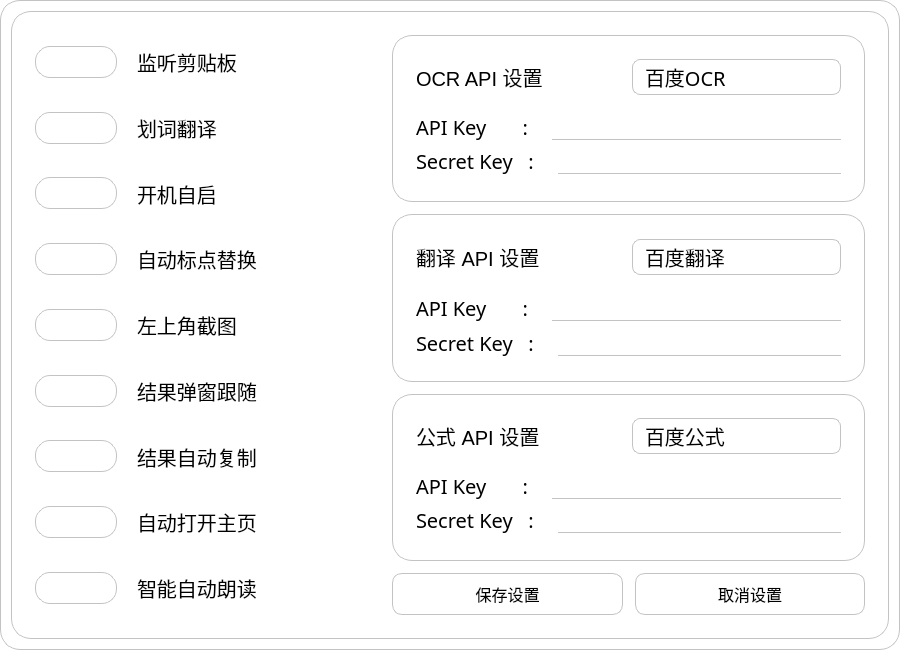
<?xml version="1.0" encoding="UTF-8"?>
<ui version="4.0">
 <class>SettingForm</class>
 <widget class="QWidget" name="SettingForm">
  <property name="geometry">
   <rect>
    <x>0</x>
    <y>0</y>
    <width>900</width>
    <height>650</height>
   </rect>
  </property>
  <property name="minimumSize">
   <size>
    <width>900</width>
    <height>650</height>
   </size>
  </property>
  <property name="maximumSize">
   <size>
    <width>900</width>
    <height>650</height>
   </size>
  </property>
  <property name="windowTitle">
   <string>Settings</string>
  </property>
  <property name="windowIcon">
   <iconset resource="assets.qrc">
    <normaloff>:/assets/icon/settings.png</normaloff>:/assets/icon/settings.png</iconset>
  </property>
  <property name="styleSheet">
   <string notr="true">* {
	font-family: &quot;微软雅黑&quot;;
	font-size: 20px;
}
QPushButton {
	background-color: rgb(255, 255, 255);
	border: 1px solid rgb(195, 195, 195);
	border-radius: 10px;
	padding: 8px;
	font-size: 16px;
}
QPushButton:pressed {
	background-color: rgb(243, 243, 243);
}
.QWidget{
	background-color: rgb(255, 255, 255);
	border: 1px solid rgb(195, 195, 195);
	border-radius: 20px;
}
.QFrame{
	background-color: rgb(255, 255, 255);
	border: 1px solid rgb(195, 195, 195);
	border-radius: 15px;
}
QLineEdit {
	border: 0px solid #ffffff;
	border-bottom: 1px solid rgb(195, 195, 195);
}

QComboBox {
    border: 1px solid rgb(195, 195, 195);
    border-radius: 8px;
    padding: 2px 12px;
    font: normal normal 18px &quot;微软雅黑&quot;;
}
QComboBox QAbstractItemView {
    border: 1px solid rgb(195, 195, 195);
	border-radius: 8px;
    selection-background-color: lightblue;
}
QComboBox::drop-down {
    subcontrol-origin: padding;
    subcontrol-position: top right;
    width: 30px;
	border-radius: 8px;
    border-left-width: 1px;
    border-top-right-radius: 8px;
    border-bottom-right-radius: 8px;
}
QComboBox::down-arrow {
    width: 30px;
    background: transparent;
    padding: 0px;
    image: url(:/assets/icon/arrow_down.png);
}
QComboBox::down-arrow:on {
    image: url(:/assets/icon/arrow_up.png);
}</string>
  </property>
  <layout class="QHBoxLayout" name="horizontalLayout_30">
   <item>
    <widget class="QWidget" name="centralWidget" native="true">
     <property name="styleSheet">
      <string notr="true"/>
     </property>
     <layout class="QHBoxLayout" name="horizontalLayout_20" stretch="3,1,6">
      <property name="spacing">
       <number>0</number>
      </property>
      <property name="leftMargin">
       <number>0</number>
      </property>
      <property name="topMargin">
       <number>0</number>
      </property>
      <property name="rightMargin">
       <number>0</number>
      </property>
      <property name="bottomMargin">
       <number>0</number>
      </property>
      <item>
       <layout class="QVBoxLayout" name="leftLayout">
        <property name="spacing">
         <number>12</number>
        </property>
        <property name="leftMargin">
         <number>24</number>
        </property>
        <property name="topMargin">
         <number>24</number>
        </property>
        <property name="rightMargin">
         <number>24</number>
        </property>
        <property name="bottomMargin">
         <number>24</number>
        </property>
        <item>
         <layout class="QHBoxLayout" name="horizontalLayout">
          <property name="spacing">
           <number>20</number>
          </property>
          <item>
           <widget class="QFrame" name="frame">
            <property name="minimumSize">
             <size>
              <width>82</width>
              <height>32</height>
             </size>
            </property>
            <property name="maximumSize">
             <size>
              <width>82</width>
              <height>32</height>
             </size>
            </property>
            <property name="frameShape">
             <enum>QFrame::StyledPanel</enum>
            </property>
            <property name="frameShadow">
             <enum>QFrame::Raised</enum>
            </property>
            <layout class="QHBoxLayout" name="horizontalLayout_21">
             <property name="spacing">
              <number>0</number>
             </property>
             <property name="leftMargin">
              <number>0</number>
             </property>
             <property name="topMargin">
              <number>0</number>
             </property>
             <property name="rightMargin">
              <number>0</number>
             </property>
             <property name="bottomMargin">
              <number>0</number>
             </property>
             <item>
              <widget class="QSwitchButton" name="watchClipboard">
               <property name="enabled">
                <bool>true</bool>
               </property>
               <property name="minimumSize">
                <size>
                 <width>80</width>
                 <height>30</height>
                </size>
               </property>
               <property name="maximumSize">
                <size>
                 <width>80</width>
                 <height>30</height>
                </size>
               </property>
               <property name="toolTipDuration">
                <number>0</number>
               </property>
               <property name="text">
                <string/>
               </property>
              </widget>
             </item>
            </layout>
           </widget>
          </item>
          <item>
           <widget class="QLabel" name="label_2">
            <property name="font">
             <font>
              <family>微软雅黑</family>
              <pointsize>-1</pointsize>
             </font>
            </property>
            <property name="text">
             <string>监听剪贴板</string>
            </property>
           </widget>
          </item>
         </layout>
        </item>
        <item>
         <layout class="QHBoxLayout" name="horizontalLayout_2">
          <property name="spacing">
           <number>20</number>
          </property>
          <item>
           <widget class="QFrame" name="frame_2">
            <property name="minimumSize">
             <size>
              <width>82</width>
              <height>32</height>
             </size>
            </property>
            <property name="maximumSize">
             <size>
              <width>82</width>
              <height>32</height>
             </size>
            </property>
            <property name="frameShape">
             <enum>QFrame::StyledPanel</enum>
            </property>
            <property name="frameShadow">
             <enum>QFrame::Raised</enum>
            </property>
            <layout class="QHBoxLayout" name="horizontalLayout_22">
             <property name="spacing">
              <number>0</number>
             </property>
             <property name="leftMargin">
              <number>0</number>
             </property>
             <property name="topMargin">
              <number>0</number>
             </property>
             <property name="rightMargin">
              <number>0</number>
             </property>
             <property name="bottomMargin">
              <number>0</number>
             </property>
             <item>
              <widget class="QSwitchButton" name="selectWordTranslate">
               <property name="enabled">
                <bool>true</bool>
               </property>
               <property name="minimumSize">
                <size>
                 <width>80</width>
                 <height>30</height>
                </size>
               </property>
               <property name="maximumSize">
                <size>
                 <width>80</width>
                 <height>30</height>
                </size>
               </property>
               <property name="toolTipDuration">
                <number>0</number>
               </property>
               <property name="text">
                <string/>
               </property>
              </widget>
             </item>
            </layout>
           </widget>
          </item>
          <item>
           <widget class="QLabel" name="label_4">
            <property name="font">
             <font>
              <family>微软雅黑</family>
              <pointsize>-1</pointsize>
             </font>
            </property>
            <property name="text">
             <string>划词翻译</string>
            </property>
           </widget>
          </item>
         </layout>
        </item>
        <item>
         <layout class="QHBoxLayout" name="horizontalLayout_3">
          <property name="spacing">
           <number>20</number>
          </property>
          <item>
           <widget class="QFrame" name="frame_3">
            <property name="minimumSize">
             <size>
              <width>82</width>
              <height>32</height>
             </size>
            </property>
            <property name="maximumSize">
             <size>
              <width>82</width>
              <height>32</height>
             </size>
            </property>
            <property name="frameShape">
             <enum>QFrame::StyledPanel</enum>
            </property>
            <property name="frameShadow">
             <enum>QFrame::Raised</enum>
            </property>
            <layout class="QHBoxLayout" name="horizontalLayout_23">
             <property name="spacing">
              <number>0</number>
             </property>
             <property name="leftMargin">
              <number>0</number>
             </property>
             <property name="topMargin">
              <number>0</number>
             </property>
             <property name="rightMargin">
              <number>0</number>
             </property>
             <property name="bottomMargin">
              <number>0</number>
             </property>
             <item>
              <widget class="QSwitchButton" name="startWithBoot">
               <property name="enabled">
                <bool>true</bool>
               </property>
               <property name="minimumSize">
                <size>
                 <width>80</width>
                 <height>30</height>
                </size>
               </property>
               <property name="maximumSize">
                <size>
                 <width>80</width>
                 <height>30</height>
                </size>
               </property>
               <property name="toolTipDuration">
                <number>0</number>
               </property>
               <property name="text">
                <string/>
               </property>
              </widget>
             </item>
            </layout>
           </widget>
          </item>
          <item>
           <widget class="QLabel" name="label_6">
            <property name="font">
             <font>
              <family>微软雅黑</family>
              <pointsize>-1</pointsize>
             </font>
            </property>
            <property name="text">
             <string>开机自启</string>
            </property>
           </widget>
          </item>
         </layout>
        </item>
        <item>
         <layout class="QHBoxLayout" name="horizontalLayout_4">
          <property name="spacing">
           <number>20</number>
          </property>
          <item>
           <widget class="QFrame" name="frame_4">
            <property name="minimumSize">
             <size>
              <width>82</width>
              <height>32</height>
             </size>
            </property>
            <property name="maximumSize">
             <size>
              <width>82</width>
              <height>32</height>
             </size>
            </property>
            <property name="frameShape">
             <enum>QFrame::StyledPanel</enum>
            </property>
            <property name="frameShadow">
             <enum>QFrame::Raised</enum>
            </property>
            <layout class="QHBoxLayout" name="horizontalLayout_24">
             <property name="spacing">
              <number>0</number>
             </property>
             <property name="leftMargin">
              <number>0</number>
             </property>
             <property name="topMargin">
              <number>0</number>
             </property>
             <property name="rightMargin">
              <number>0</number>
             </property>
             <property name="bottomMargin">
              <number>0</number>
             </property>
             <item>
              <widget class="QSwitchButton" name="punctuationReplace">
               <property name="enabled">
                <bool>true</bool>
               </property>
               <property name="minimumSize">
                <size>
                 <width>80</width>
                 <height>30</height>
                </size>
               </property>
               <property name="maximumSize">
                <size>
                 <width>80</width>
                 <height>30</height>
                </size>
               </property>
               <property name="toolTipDuration">
                <number>0</number>
               </property>
               <property name="text">
                <string/>
               </property>
              </widget>
             </item>
            </layout>
           </widget>
          </item>
          <item>
           <widget class="QLabel" name="label_8">
            <property name="font">
             <font>
              <family>微软雅黑</family>
              <pointsize>-1</pointsize>
             </font>
            </property>
            <property name="text">
             <string>自动标点替换</string>
            </property>
           </widget>
          </item>
         </layout>
        </item>
        <item>
         <layout class="QHBoxLayout" name="horizontalLayout_5">
          <property name="spacing">
           <number>20</number>
          </property>
          <item>
           <widget class="QFrame" name="frame_5">
            <property name="minimumSize">
             <size>
              <width>82</width>
              <height>32</height>
             </size>
            </property>
            <property name="maximumSize">
             <size>
              <width>82</width>
              <height>32</height>
             </size>
            </property>
            <property name="frameShape">
             <enum>QFrame::StyledPanel</enum>
            </property>
            <property name="frameShadow">
             <enum>QFrame::Raised</enum>
            </property>
            <layout class="QHBoxLayout" name="horizontalLayout_25">
             <property name="spacing">
              <number>0</number>
             </property>
             <property name="leftMargin">
              <number>0</number>
             </property>
             <property name="topMargin">
              <number>0</number>
             </property>
             <property name="rightMargin">
              <number>0</number>
             </property>
             <property name="bottomMargin">
              <number>0</number>
             </property>
             <item>
              <widget class="QSwitchButton" name="leftCornerScreenshot">
               <property name="enabled">
                <bool>true</bool>
               </property>
               <property name="minimumSize">
                <size>
                 <width>80</width>
                 <height>30</height>
                </size>
               </property>
               <property name="maximumSize">
                <size>
                 <width>80</width>
                 <height>30</height>
                </size>
               </property>
               <property name="toolTipDuration">
                <number>0</number>
               </property>
               <property name="text">
                <string/>
               </property>
              </widget>
             </item>
            </layout>
           </widget>
          </item>
          <item>
           <widget class="QLabel" name="label_10">
            <property name="font">
             <font>
              <family>微软雅黑</family>
              <pointsize>-1</pointsize>
             </font>
            </property>
            <property name="text">
             <string>左上角截图</string>
            </property>
           </widget>
          </item>
         </layout>
        </item>
        <item>
         <layout class="QHBoxLayout" name="horizontalLayout_6">
          <property name="spacing">
           <number>20</number>
          </property>
          <item>
           <widget class="QFrame" name="frame_6">
            <property name="minimumSize">
             <size>
              <width>82</width>
              <height>32</height>
             </size>
            </property>
            <property name="maximumSize">
             <size>
              <width>82</width>
              <height>32</height>
             </size>
            </property>
            <property name="frameShape">
             <enum>QFrame::StyledPanel</enum>
            </property>
            <property name="frameShadow">
             <enum>QFrame::Raised</enum>
            </property>
            <layout class="QHBoxLayout" name="horizontalLayout_26">
             <property name="spacing">
              <number>0</number>
             </property>
             <property name="leftMargin">
              <number>0</number>
             </property>
             <property name="topMargin">
              <number>0</number>
             </property>
             <property name="rightMargin">
              <number>0</number>
             </property>
             <property name="bottomMargin">
              <number>0</number>
             </property>
             <item>
              <widget class="QSwitchButton" name="resultDialogFollow">
               <property name="enabled">
                <bool>true</bool>
               </property>
               <property name="minimumSize">
                <size>
                 <width>80</width>
                 <height>30</height>
                </size>
               </property>
               <property name="maximumSize">
                <size>
                 <width>80</width>
                 <height>30</height>
                </size>
               </property>
               <property name="toolTipDuration">
                <number>0</number>
               </property>
               <property name="text">
                <string/>
               </property>
              </widget>
             </item>
            </layout>
           </widget>
          </item>
          <item>
           <widget class="QLabel" name="label_12">
            <property name="font">
             <font>
              <family>微软雅黑</family>
              <pointsize>-1</pointsize>
             </font>
            </property>
            <property name="text">
             <string>结果弹窗跟随</string>
            </property>
           </widget>
          </item>
         </layout>
        </item>
        <item>
         <layout class="QHBoxLayout" name="horizontalLayout_7">
          <property name="spacing">
           <number>20</number>
          </property>
          <item>
           <widget class="QFrame" name="frame_7">
            <property name="minimumSize">
             <size>
              <width>82</width>
              <height>32</height>
             </size>
            </property>
            <property name="maximumSize">
             <size>
              <width>82</width>
              <height>32</height>
             </size>
            </property>
            <property name="frameShape">
             <enum>QFrame::StyledPanel</enum>
            </property>
            <property name="frameShadow">
             <enum>QFrame::Raised</enum>
            </property>
            <layout class="QHBoxLayout" name="horizontalLayout_27">
             <property name="spacing">
              <number>0</number>
             </property>
             <property name="leftMargin">
              <number>0</number>
             </property>
             <property name="topMargin">
              <number>0</number>
             </property>
             <property name="rightMargin">
              <number>0</number>
             </property>
             <property name="bottomMargin">
              <number>0</number>
             </property>
             <item>
              <widget class="QSwitchButton" name="resultAutoCopy">
               <property name="enabled">
                <bool>true</bool>
               </property>
               <property name="minimumSize">
                <size>
                 <width>80</width>
                 <height>30</height>
                </size>
               </property>
               <property name="maximumSize">
                <size>
                 <width>80</width>
                 <height>30</height>
                </size>
               </property>
               <property name="toolTipDuration">
                <number>0</number>
               </property>
               <property name="text">
                <string/>
               </property>
              </widget>
             </item>
            </layout>
           </widget>
          </item>
          <item>
           <widget class="QLabel" name="label_14">
            <property name="font">
             <font>
              <family>微软雅黑</family>
              <pointsize>-1</pointsize>
             </font>
            </property>
            <property name="text">
             <string>结果自动复制</string>
            </property>
           </widget>
          </item>
         </layout>
        </item>
        <item>
         <layout class="QHBoxLayout" name="horizontalLayout_8">
          <property name="spacing">
           <number>20</number>
          </property>
          <item>
           <widget class="QFrame" name="frame_8">
            <property name="minimumSize">
             <size>
              <width>82</width>
              <height>32</height>
             </size>
            </property>
            <property name="maximumSize">
             <size>
              <width>82</width>
              <height>32</height>
             </size>
            </property>
            <property name="frameShape">
             <enum>QFrame::StyledPanel</enum>
            </property>
            <property name="frameShadow">
             <enum>QFrame::Raised</enum>
            </property>
            <layout class="QHBoxLayout" name="horizontalLayout_28">
             <property name="spacing">
              <number>0</number>
             </property>
             <property name="leftMargin">
              <number>0</number>
             </property>
             <property name="topMargin">
              <number>0</number>
             </property>
             <property name="rightMargin">
              <number>0</number>
             </property>
             <property name="bottomMargin">
              <number>0</number>
             </property>
             <item>
              <widget class="QSwitchButton" name="resultAutoFocus">
               <property name="enabled">
                <bool>true</bool>
               </property>
               <property name="minimumSize">
                <size>
                 <width>80</width>
                 <height>30</height>
                </size>
               </property>
               <property name="maximumSize">
                <size>
                 <width>80</width>
                 <height>30</height>
                </size>
               </property>
               <property name="toolTipDuration">
                <number>0</number>
               </property>
               <property name="text">
                <string/>
               </property>
              </widget>
             </item>
            </layout>
           </widget>
          </item>
          <item>
           <widget class="QLabel" name="label_16">
            <property name="font">
             <font>
              <family>微软雅黑</family>
              <pointsize>-1</pointsize>
             </font>
            </property>
            <property name="text">
             <string>自动打开主页</string>
            </property>
           </widget>
          </item>
         </layout>
        </item>
        <item>
         <layout class="QHBoxLayout" name="horizontalLayout_19">
          <property name="spacing">
           <number>20</number>
          </property>
          <item>
           <widget class="QFrame" name="frame_9">
            <property name="minimumSize">
             <size>
              <width>82</width>
              <height>32</height>
             </size>
            </property>
            <property name="maximumSize">
             <size>
              <width>82</width>
              <height>32</height>
             </size>
            </property>
            <property name="frameShape">
             <enum>QFrame::StyledPanel</enum>
            </property>
            <property name="frameShadow">
             <enum>QFrame::Raised</enum>
            </property>
            <layout class="QHBoxLayout" name="horizontalLayout_29">
             <property name="spacing">
              <number>0</number>
             </property>
             <property name="leftMargin">
              <number>0</number>
             </property>
             <property name="topMargin">
              <number>0</number>
             </property>
             <property name="rightMargin">
              <number>0</number>
             </property>
             <property name="bottomMargin">
              <number>0</number>
             </property>
             <item>
              <widget class="QSwitchButton" name="resultAutoRead">
               <property name="enabled">
                <bool>true</bool>
               </property>
               <property name="minimumSize">
                <size>
                 <width>80</width>
                 <height>30</height>
                </size>
               </property>
               <property name="maximumSize">
                <size>
                 <width>80</width>
                 <height>30</height>
                </size>
               </property>
               <property name="toolTipDuration">
                <number>0</number>
               </property>
               <property name="text">
                <string/>
               </property>
              </widget>
             </item>
            </layout>
           </widget>
          </item>
          <item>
           <widget class="QLabel" name="label_27">
            <property name="font">
             <font>
              <family>微软雅黑</family>
              <pointsize>-1</pointsize>
             </font>
            </property>
            <property name="text">
             <string>智能自动朗读</string>
            </property>
           </widget>
          </item>
         </layout>
        </item>
       </layout>
      </item>
      <item>
       <spacer name="horizontalSpacer">
        <property name="orientation">
         <enum>Qt::Horizontal</enum>
        </property>
        <property name="sizeHint" stdset="0">
         <size>
          <width>175</width>
          <height>20</height>
         </size>
        </property>
       </spacer>
      </item>
      <item>
       <layout class="QVBoxLayout" name="rightLayout" stretch="0,0,0,0">
        <property name="spacing">
         <number>12</number>
        </property>
        <property name="leftMargin">
         <number>24</number>
        </property>
        <property name="topMargin">
         <number>24</number>
        </property>
        <property name="rightMargin">
         <number>24</number>
        </property>
        <property name="bottomMargin">
         <number>24</number>
        </property>
        <item>
         <widget class="QWidget" name="widget" native="true">
          <property name="styleSheet">
           <string notr="true"/>
          </property>
          <layout class="QVBoxLayout" name="verticalLayout_2">
           <property name="leftMargin">
            <number>24</number>
           </property>
           <property name="topMargin">
            <number>24</number>
           </property>
           <property name="rightMargin">
            <number>24</number>
           </property>
           <property name="bottomMargin">
            <number>24</number>
           </property>
           <item>
            <layout class="QHBoxLayout" name="horizontalLayout_9" stretch="0,0">
             <property name="spacing">
              <number>6</number>
             </property>
             <property name="bottomMargin">
              <number>12</number>
             </property>
             <item>
              <widget class="QLabel" name="label_17">
               <property name="text">
                <string>OCR API 设置</string>
               </property>
              </widget>
             </item>
             <item>
              <widget class="QComboBox" name="ocrEngineOption">
               <property name="font">
                <font>
                 <family>微软雅黑</family>
                 <pointsize>-1</pointsize>
                 <weight>50</weight>
                 <italic>false</italic>
                 <bold>false</bold>
                </font>
               </property>
               <property name="editable">
                <bool>false</bool>
               </property>
               <property name="duplicatesEnabled">
                <bool>false</bool>
               </property>
               <property name="frame">
                <bool>true</bool>
               </property>
               <item>
                <property name="text">
                 <string>百度OCR</string>
                </property>
               </item>
               <item>
                <property name="text">
                 <string>腾讯OCR</string>
                </property>
               </item>
               <item>
                <property name="text">
                 <string>搜狗OCR</string>
                </property>
               </item>
               <item>
                <property name="text">
                 <string>网易OCR</string>
                </property>
               </item>
              </widget>
             </item>
            </layout>
           </item>
           <item>
            <layout class="QHBoxLayout" name="horizontalLayout_11">
             <property name="spacing">
              <number>24</number>
             </property>
             <item>
              <widget class="QLabel" name="label_18">
               <property name="font">
                <font>
                 <family>微软雅黑</family>
                 <pointsize>-1</pointsize>
                </font>
               </property>
               <property name="text">
                <string>API Key       :</string>
               </property>
              </widget>
             </item>
             <item>
              <widget class="QLineEdit" name="ocrApiKeyEdit"/>
             </item>
            </layout>
           </item>
           <item>
            <layout class="QHBoxLayout" name="horizontalLayout_12">
             <property name="spacing">
              <number>24</number>
             </property>
             <item>
              <widget class="QLabel" name="label_19">
               <property name="font">
                <font>
                 <family>微软雅黑</family>
                 <pointsize>-1</pointsize>
                </font>
               </property>
               <property name="text">
                <string>Secret Key   :</string>
               </property>
              </widget>
             </item>
             <item>
              <widget class="QLineEdit" name="ocrSecretKeyEdit"/>
             </item>
            </layout>
           </item>
          </layout>
         </widget>
        </item>
        <item>
         <widget class="QWidget" name="widget_2" native="true">
          <property name="styleSheet">
           <string notr="true"/>
          </property>
          <layout class="QVBoxLayout" name="verticalLayout_3">
           <property name="leftMargin">
            <number>24</number>
           </property>
           <property name="topMargin">
            <number>24</number>
           </property>
           <property name="rightMargin">
            <number>24</number>
           </property>
           <property name="bottomMargin">
            <number>24</number>
           </property>
           <item>
            <layout class="QHBoxLayout" name="horizontalLayout_13" stretch="0,0">
             <property name="spacing">
              <number>6</number>
             </property>
             <property name="bottomMargin">
              <number>12</number>
             </property>
             <item>
              <widget class="QLabel" name="label_20">
               <property name="text">
                <string>翻译 API 设置</string>
               </property>
              </widget>
             </item>
             <item>
              <widget class="QComboBox" name="translateEngineOption">
               <property name="font">
                <font>
                 <family>微软雅黑</family>
                 <pointsize>-1</pointsize>
                 <weight>50</weight>
                 <italic>false</italic>
                 <bold>false</bold>
                </font>
               </property>
               <property name="styleSheet">
                <string notr="true"/>
               </property>
               <property name="editable">
                <bool>false</bool>
               </property>
               <property name="duplicatesEnabled">
                <bool>false</bool>
               </property>
               <property name="frame">
                <bool>true</bool>
               </property>
               <item>
                <property name="text">
                 <string>百度翻译</string>
                </property>
               </item>
               <item>
                <property name="text">
                 <string>腾讯翻译</string>
                </property>
               </item>
               <item>
                <property name="text">
                 <string>搜狗翻译</string>
                </property>
               </item>
               <item>
                <property name="text">
                 <string>网易翻译</string>
                </property>
               </item>
              </widget>
             </item>
            </layout>
           </item>
           <item>
            <layout class="QHBoxLayout" name="horizontalLayout_14">
             <property name="spacing">
              <number>24</number>
             </property>
             <item>
              <widget class="QLabel" name="label_21">
               <property name="font">
                <font>
                 <family>微软雅黑</family>
                 <pointsize>-1</pointsize>
                </font>
               </property>
               <property name="text">
                <string>API Key       :</string>
               </property>
              </widget>
             </item>
             <item>
              <widget class="QLineEdit" name="translateApiKeyEdit"/>
             </item>
            </layout>
           </item>
           <item>
            <layout class="QHBoxLayout" name="horizontalLayout_15">
             <property name="spacing">
              <number>24</number>
             </property>
             <item>
              <widget class="QLabel" name="label_22">
               <property name="font">
                <font>
                 <family>微软雅黑</family>
                 <pointsize>-1</pointsize>
                </font>
               </property>
               <property name="text">
                <string>Secret Key   :</string>
               </property>
              </widget>
             </item>
             <item>
              <widget class="QLineEdit" name="translateSecretKeyEdit"/>
             </item>
            </layout>
           </item>
          </layout>
         </widget>
        </item>
        <item>
         <widget class="QWidget" name="widget_3" native="true">
          <property name="styleSheet">
           <string notr="true"/>
          </property>
          <layout class="QVBoxLayout" name="verticalLayout_4">
           <property name="leftMargin">
            <number>24</number>
           </property>
           <property name="topMargin">
            <number>24</number>
           </property>
           <property name="rightMargin">
            <number>24</number>
           </property>
           <property name="bottomMargin">
            <number>24</number>
           </property>
           <item>
            <layout class="QHBoxLayout" name="horizontalLayout_16" stretch="0,0">
             <property name="spacing">
              <number>6</number>
             </property>
             <property name="bottomMargin">
              <number>12</number>
             </property>
             <item>
              <widget class="QLabel" name="label_23">
               <property name="text">
                <string>公式 API 设置</string>
               </property>
              </widget>
             </item>
             <item>
              <widget class="QComboBox" name="formulaEngineOption">
               <property name="font">
                <font>
                 <family>微软雅黑</family>
                 <pointsize>-1</pointsize>
                 <weight>50</weight>
                 <italic>false</italic>
                 <bold>false</bold>
                </font>
               </property>
               <property name="styleSheet">
                <string notr="true"/>
               </property>
               <property name="editable">
                <bool>false</bool>
               </property>
               <property name="duplicatesEnabled">
                <bool>false</bool>
               </property>
               <property name="frame">
                <bool>true</bool>
               </property>
               <item>
                <property name="text">
                 <string>百度公式</string>
                </property>
               </item>
               <item>
                <property name="text">
                 <string>微软公式</string>
                </property>
               </item>
               <item>
                <property name="text">
                 <string>Mathpix 公式</string>
                </property>
               </item>
              </widget>
             </item>
            </layout>
           </item>
           <item>
            <layout class="QHBoxLayout" name="horizontalLayout_17">
             <property name="spacing">
              <number>24</number>
             </property>
             <item>
              <widget class="QLabel" name="label_24">
               <property name="font">
                <font>
                 <family>微软雅黑</family>
                 <pointsize>-1</pointsize>
                </font>
               </property>
               <property name="text">
                <string>API Key       :</string>
               </property>
              </widget>
             </item>
             <item>
              <widget class="QLineEdit" name="formulaApiKeyEdit"/>
             </item>
            </layout>
           </item>
           <item>
            <layout class="QHBoxLayout" name="horizontalLayout_18">
             <property name="spacing">
              <number>24</number>
             </property>
             <item>
              <widget class="QLabel" name="label_25">
               <property name="font">
                <font>
                 <family>微软雅黑</family>
                 <pointsize>-1</pointsize>
                </font>
               </property>
               <property name="text">
                <string>Secret Key   :</string>
               </property>
              </widget>
             </item>
             <item>
              <widget class="QLineEdit" name="formulaSecretKeyEdit"/>
             </item>
            </layout>
           </item>
          </layout>
         </widget>
        </item>
        <item>
         <layout class="QHBoxLayout" name="horizontalLayout_10">
          <item>
           <widget class="QPushButton" name="saveSettingButton">
            <property name="text">
             <string>保存设置</string>
            </property>
           </widget>
          </item>
          <item>
           <widget class="QPushButton" name="exitSettingButton">
            <property name="text">
             <string>取消设置</string>
            </property>
           </widget>
          </item>
         </layout>
        </item>
       </layout>
      </item>
     </layout>
    </widget>
   </item>
  </layout>
 </widget>
 <customwidgets>
  <customwidget>
   <class>QSwitchButton</class>
   <extends>QLabel</extends>
   <header>qswitchbutton.h</header>
   <slots>
    <signal>clicked(bool)</signal>
   </slots>
  </customwidget>
 </customwidgets>
 <resources>
  <include location="assets.qrc"/>
 </resources>
 <connections/>
</ui>
